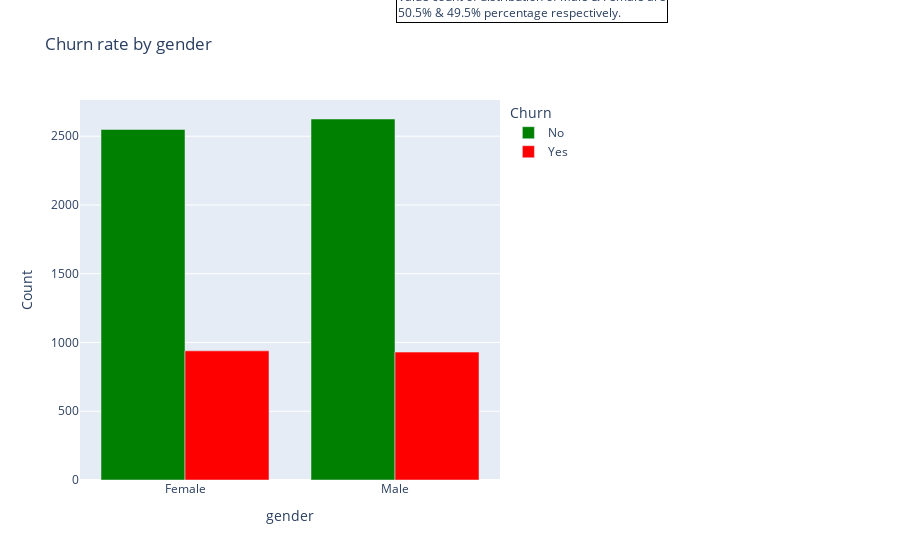

Notebook cell for this chart:
### Markdown cell above
**Exploring Categorical features**

### Code cell
#Gender feature plot
bar('gender')

### Figure 1 — Plotly figure (JSON) as saved in the notebook; plotly's stock layout.template omitted (floating-point values rounded to 4 significant figures)
{"data": [{"alignmentgroup": "True", "hovertemplate": "Churn=No<br>gender=%{x}<br>Count=%{y}<extra></extra>", "legendgroup": "No", "marker": {"color": "green", "pattern": {"shape": ""}}, "name": "No", "offsetgroup": "No", "orientation": "v", "showlegend": true, "textposition": "auto", "type": "bar", "x": ["Female", "Male"], "xaxis": "x", "y": [2549, 2625], "yaxis": "y"}, {"alignmentgroup": "True", "hovertemplate": "Churn=Yes<br>gender=%{x}<br>Count=%{y}<extra></extra>", "legendgroup": "Yes", "marker": {"color": "red", "pattern": {"shape": ""}}, "name": "Yes", "offsetgroup": "Yes", "orientation": "v", "showlegend": true, "textposition": "auto", "type": "bar", "x": ["Female", "Male"], "xaxis": "x", "y": [939, 930], "yaxis": "y"}], "layout": {"annotations": [{"align": "left", "bordercolor": "black", "borderwidth": 1, "showarrow": false, "text": "Value count of distribution of Male & Female are<br>50.5% & 49.5% percentage respectively.", "x": 1.4, "xref": "paper", "y": 1.3, "yref": "paper"}], "barmode": "group", "legend": {"title": {"text": "Churn"}, "tracegroupgap": 0}, "margin": {"r": 400}, "title": {"text": "Churn rate by gender"}, "xaxis": {"anchor": "y", "domain": [0, 1], "title": {"text": "gender"}}, "yaxis": {"anchor": "x", "domain": [0, 1], "title": {"text": "Count"}}}}
